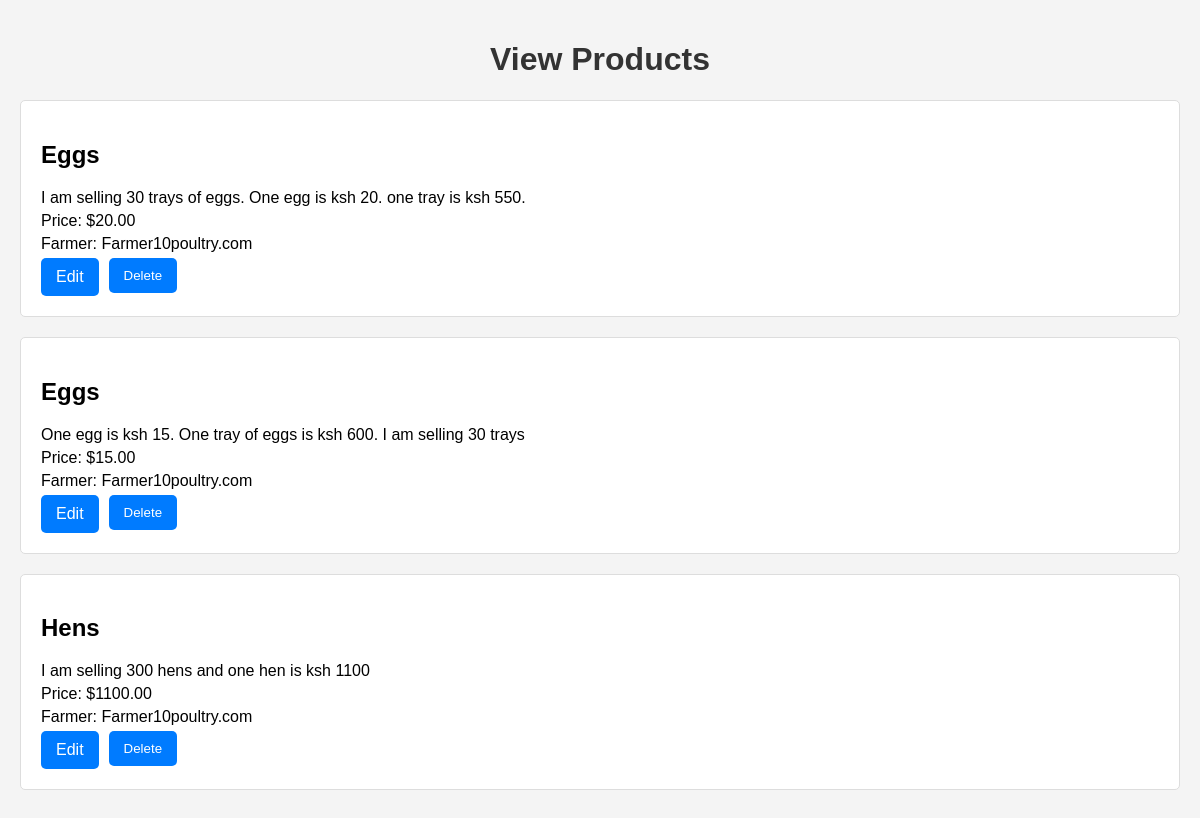
/view_products/ (signed in), run on the app's committed database.
### poultrypalace/models.py (models this page shows, shortened)
class Product(models.Model):
    name = models.CharField(max_length=100)
    description = models.TextField()
    price = models.DecimalField(max_digits=10, decimal_places=2)
    available = models.BooleanField(default=True)
    created_at = models.DateTimeField(auto_now_add=True)
    updated_at = models.DateTimeField(auto_now=True)
    farmer = models.ForeignKey(User, on_delete=models.CASCADE)

class User(AbstractUser):
    is_farmer = models.BooleanField(default=False)
    is_customer = models.BooleanField(default=False)
    groups = models.ManyToManyField(
        Group,
        verbose_name='groups',
        blank=True,
        help_text=(
            'The groups this user belongs to. A user will get all permissions '
            'granted to each of their groups.'
        ),
        related_name='poultrypalace_users_groups'
    )
    user_permissions = models.ManyToManyField(
        Permission,
        verbose_name='user permissions',
        blank=True,
        help_text='Specific permissions for this user.',
        related_name='poultrypalace_users_permissions'
    )

### poultrypalace/views.py (the view)
# urls.py: path('view_products/', views.view_products, name='view_products'),
@login_required
def view_products(request):
    if request.user.is_farmer:
        products = Product.objects.filter(farmer=request.user)
    else:
        products = Product.objects.all()
    return render(request, 'poultrypalace/view_products.html', {'products': products})

### poultrypalace/templates/poultrypalace/view_products.html (shortened to what this page needs)
<!DOCTYPE html>
<html lang="en">
<head>
</head>
<body>
    <h1>View Products</h1>
    <ul class="product-list">
        {% for product in products %}
            <li class="product-item">
                <div class="product-details">
                    <div class="product-info">
                        <h2>{{ product.name }}</h2>
                        <p>{{ product.description }}</p>
                        <p>Price: ${{ product.price }}</p>
                        <p>Farmer: {{ product.farmer.username }}</p>
                    </div>
                </div>
                {% if user.is_customer %}
                    <form class="add-to-cart" action="{% url 'add_to_cart' product.id %}" method="post">
                        {% csrf_token %}
                        <label for="quantity_{{ product.id }}">Quantity:</label>
                        <input type="number" id="quantity_{{ product.id }}" name="quantity" value="1" min="1">
                        <button type="submit">Add to Cart</button>
                    </form>
                {% elif user == product.farmer %}
                    <div class="actions">
                        <a href="{% url 'edit_product' product.id %}">Edit</a>
                        <form action="{% url 'delete_product' product.id %}" method="post" style="display:inline;">
                            <button type="submit" onclick="return confirm('Are you sure you want to delete this product?');">Delete</button>
                        </form>
                    </div>
                {% endif %}
            </li>
        {% endfor %}
    </ul>
</body>
</html>

### poultrypalace/templates/poultrypalace/view_products.html (style rules this page uses)
body { font-family: Arial, sans-serif; background-color: #f4f4f4; margin: 0; padding: 20px; }
h1 { text-align: center; color: #333; }
.product-list { list-style-type: none; padding: 0; }
.product-item { background: #fff; border: 1px solid #ddd; border-radius: 5px; margin-bottom: 20px; padding: 20px; display: flex; flex-direction: column; }
.product-details { display: flex; justify-content: space-between; align-items: center; }
.product-info { flex-grow: 1; }
.product-info p { margin: 5px 0; }
.actions { display: flex; gap: 10px; }
.actions a, .actions form button { background-color: #007bff; color: white; border: none; padding: 10px 15px; border-radius: 5px; cursor: pointer; text-decoration: none; display: inline-block; }

### data on the page
Product: name "Eggs", description "I am selling 30 trays of eggs. One egg is ksh 20. one tray is ksh 550.", price "20.00", farmer.username "Farmer10poultry.com", shows "Edit"
Product: name "Eggs", description "One egg is ksh 15. One tray of eggs is ksh 600. I am selling 30 trays", price "15.00", farmer.username "Farmer10poultry.com", shows "Edit"
Product: name "Hens", description "I am selling 300 hens and one hen is ksh 1100", price "1100.00", farmer.username "Farmer10poultry.com", shows "Edit"
